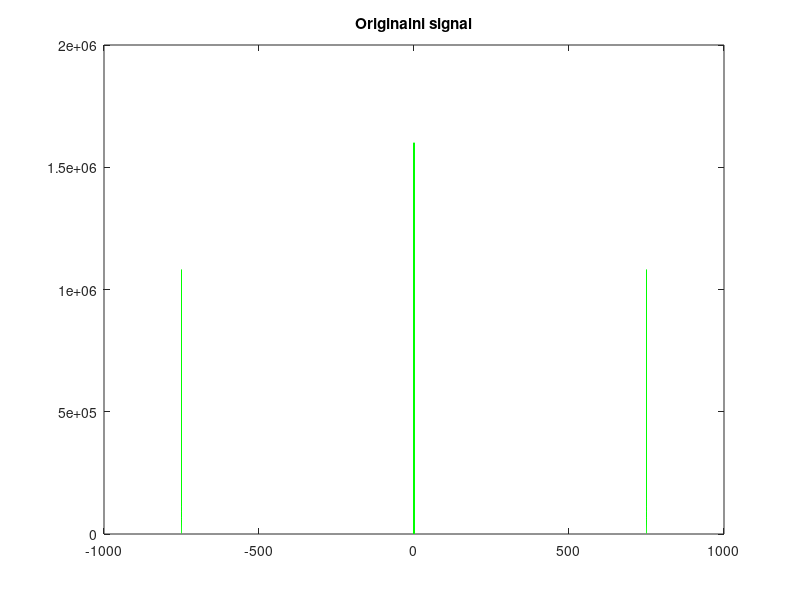
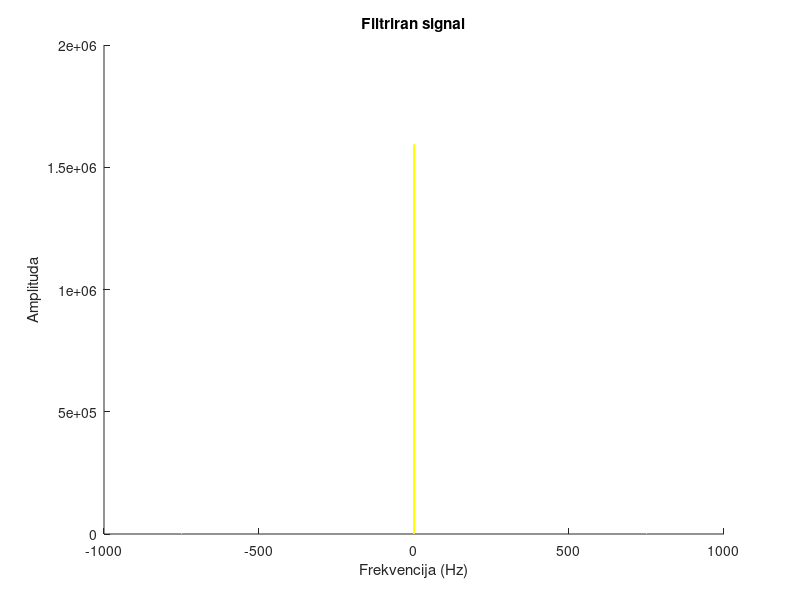
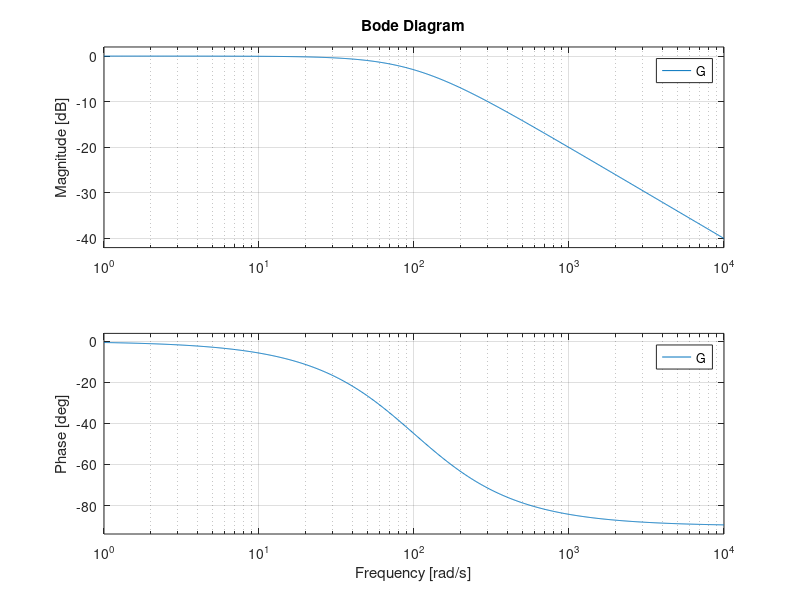
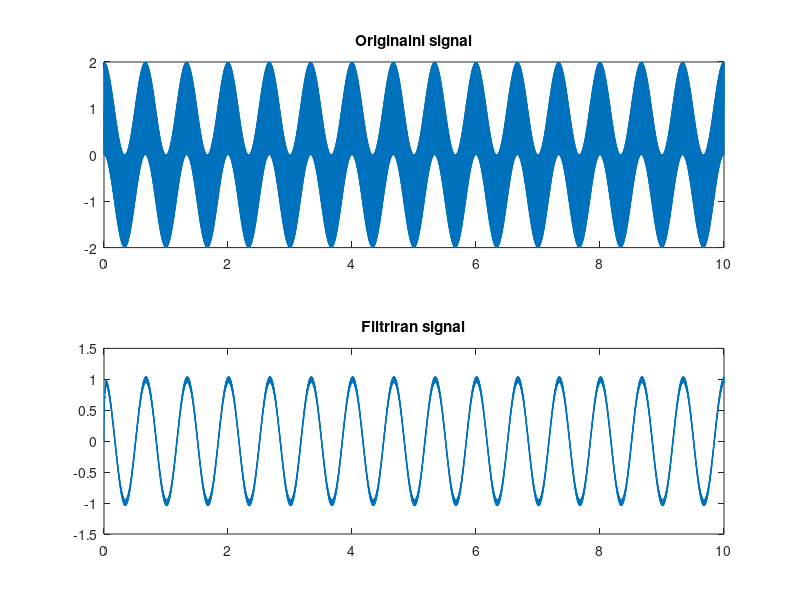

Write the MATLAB code that produced these figures, in order.
%inicijalizacija
clc
close all;
clear all;
%%
fs = 1600; %broj uzoraka;
t = 0:1/fs:2000;
f1 = 1.5;
f2 = 750;

%%
%filtar
x1=100;
x2=100;
%k = sqrt(1+x2^2)/sqrt(1+x1^2);
k = sqrt(1+x2^2);
s = tf('s');
%G = k*((s+x1)/(s+x2));
G = k/(s+x2);

%%

y = cos(2*f1*pi*t) + sin(2*f2*pi*t);
%plot(t, y)
%title('Vremenski domen');

Y = fft(y);
Y = fftshift(Y);

f = -fs/2:(fs/length(y)):fs/2-(fs/length(y));


figure;
plot(f, abs(Y), '-g');
title("Originalni signal");
%axis([-800 800 0 0.5]);
figure
hold on;
xlabel("Frekvencija (Hz)");
ylabel("Amplituda");
%%
[ystar, tf] = lsim(G, y, t);
YSTAR = fft(ystar);
YSTAR = fftshift(YSTAR);
plot(f, abs(YSTAR),'-y');
title("Filtriran signal");
figure
hold on;
bode(G);
%%
Ts=0.001;
tk2 = 0:Ts:10;
y2 = cos(2*f1*pi*tk2) + sin(2*f2*pi*tk2);
[y2star, ~] = lsim(G, y2, tk2);
figure;
subplot(211);
plot(tk2,y2);
title("Originalni signal");
subplot(212);
plot(tk2,y2star);
title("Filtriran signal");
%%

fs1=4;  %dobra perioda fs1>2*1.5
t1 = 0:1/fs1:1001;
x=cos(3*pi*t1);

fn = -fs1/2:(fs1/length(x)):fs1/2-(fs1/length(x));

X = fft(x);
X = fftshift(X);
figure;
plot(fn, abs(X), '-b');
title("Dobra perioda");

%%
fs2=2; %losa perioda fs2<2*1.5
t2 = 0:1/fs2:1001;
x2=cos(3*pi*t2);

fn2 = -fs2/2:(fs2/length(x2)):fs2/2-(fs2/length(x2));

X2 = fft(x2);
X2 = fftshift(X2);
figure;
plot(fn2, abs(X2), '-r');
title("Losa perioda");



